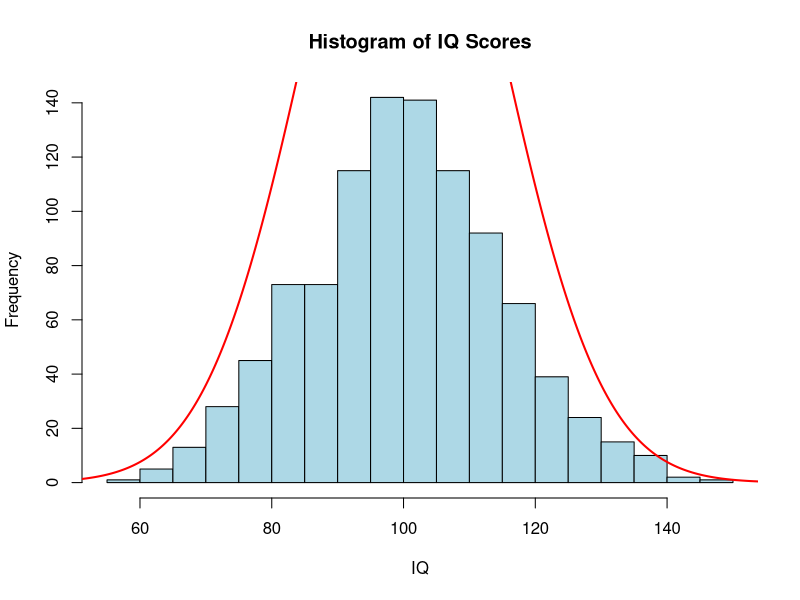
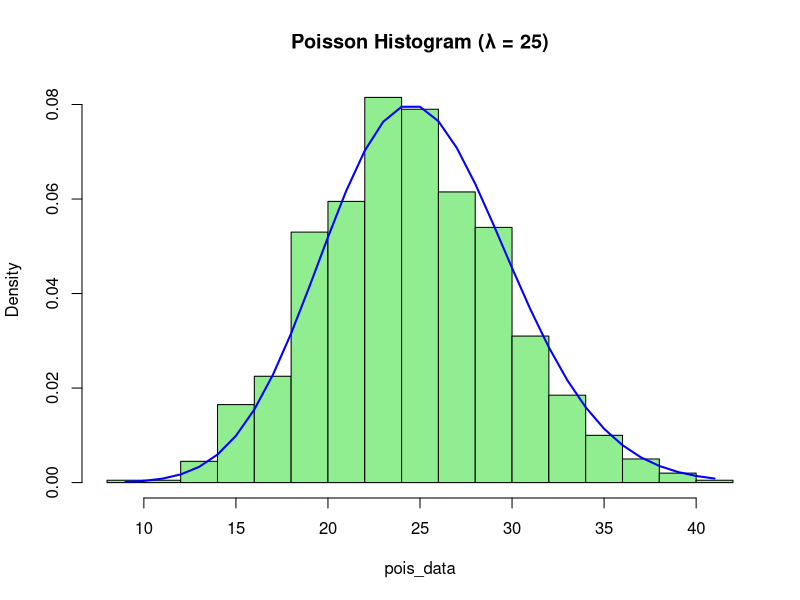
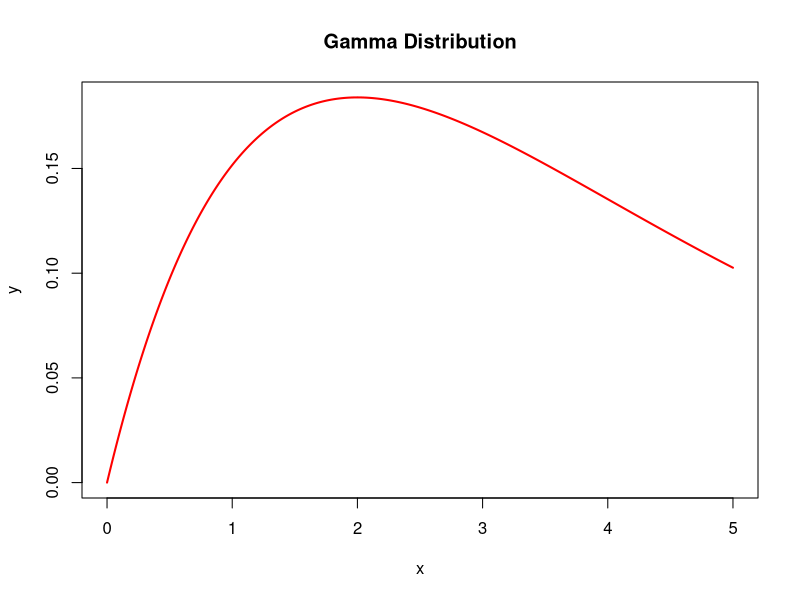

Here is the R script that generated these plots, in order:
##############################
# Name: Jacob Jarrett
# Homework #9
##############################

#================================================================================
### === SLIDE 48 ===  
#================================================================================

# Question 1: 95th percentile of IQ scores (mean = 100, sd = 15)
qnorm(0.95, mean = 100, sd = 15)

# Question 2:
# 1. Generate 1000 IID normal random numbers
set.seed(123)
iq_data <- rnorm(1000, mean = 100, sd = 15)

# 2. Plot histogram
hist(iq_data, breaks = 30, col = "lightblue", main = "Histogram of IQ Scores", xlab = "IQ")

# 3 & 4. Plot the probability density function (PDF)
x_vals <- seq(40, 160, length.out = 500)
y_vals <- dnorm(x_vals, mean = 100, sd = 15)
lines(x_vals, y_vals * length(iq_data) * diff(hist(iq_data, plot = FALSE)$breaks)[1], col = "red", lwd = 2)

#================================================================================
### === SLIDE 57 ===  
#================================================================================

# Repeat example using Poisson distribution with lambda = 25
set.seed(123)
pois_data <- rpois(1000, lambda = 25)
hist(pois_data, breaks = 20, probability = TRUE, main = "Poisson Histogram (λ = 25)", col = "lightgreen")

# Overlay Poisson PMF
x_vals <- seq(min(pois_data), max(pois_data), by = 1)
pois_pmf <- dpois(x_vals, lambda = 25)
lines(x_vals, pois_pmf, col = "blue", lwd = 2)

#================================================================================
### === SLIDE 81 ===  
#================================================================================

# Chi-squared probabilities
# 1. P(X < 2.34) for df = 6
pchisq(2.34, df = 6)

# 2. P(X > 15.34) for df = 9
1 - pchisq(15.34, df = 9)

# 3. P(X < 6.66 or X > 27.34) for df = 17
pchisq(6.66, df = 17) + (1 - pchisq(27.34, df = 17))

# 4. P(5.25 < X < 25.41) for df = 14
pchisq(25.41, df = 14) - pchisq(5.25, df = 14)

#================================================================================
### === SLIDE 82 ===  
#================================================================================

# Chi-squared x-scores
# 5. x such that P(X < x) = 0.0333, df = 5
qchisq(0.0333, df = 5)

# 6. x such that P(X > x) = 0.125, df = 25
qchisq(0.125, df = 25, lower.tail = FALSE)

# 7. x-scores for middle 75% with equal tails, df = 11
qchisq(c(0.125, 0.875), df = 11)

# 8. x-scores for outer 3.33% in tails, df = 23
qchisq(c(0.01665, 0.98335), df = 23)

#================================================================================
### === SLIDE 99 ===  
#================================================================================

# Find α such that gamma distribution with rate = 0.5 matches the graph
x_vals <- seq(0, 5, length.out = 500)
y_vals <- dgamma(x_vals, shape = 2, rate = 0.5)

plot(x_vals, y_vals, type = "l", col = "red", lwd = 2, main = "Gamma Distribution", xlab = "x", ylab = "y")

# Based on shape, alpha ≈ 2 fits the graph shown in slide 99